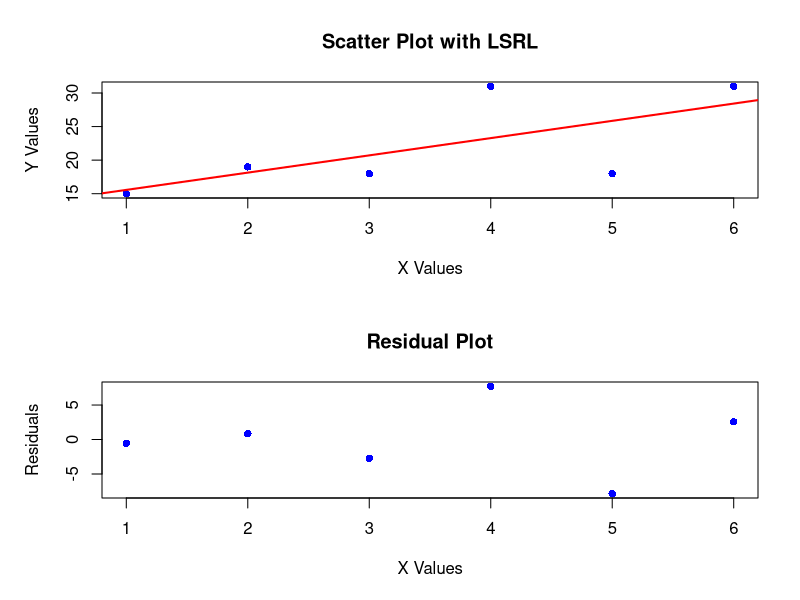

The R script that drew this image:
# Define the data points
x <- c(1,2,3,4,5,6)
y <- c(15,19,18,31,18,31)

# Create a linear regression model
model <- lm(y ~ x)

# Extract residuals and fitted values
residuals <- resid(model)

# Adjust plotting layout for better visibility
par(mfrow = c(2, 1), mar = c(5, 5, 4, 2) + 0.1)  # 2 rows, 1 column

# Plot scatter plot with regression line
plot(x, y, main = "Scatter Plot with LSRL", xlab = "X Values", ylab = "Y Values", pch = 16, col = "blue")
abline(model, col = "red", lwd = 2)

# Plot residuals
plot(x, residuals, main = "Residual Plot", xlab = "X Values", ylab = "Residuals", pch = 16, col = "blue")

# Reset plotting layout
par(mfrow = c(1, 1))
